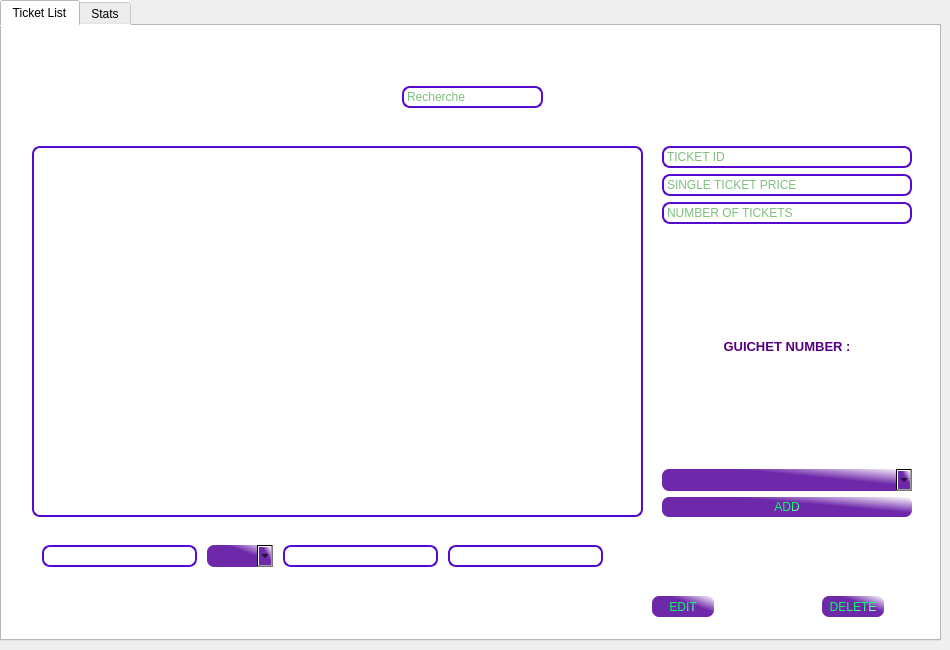
   <widget class="QWidget" name="page_21">
    <widget class="QTabWidget" name="tabWidget_9">
     <property name="geometry">
      <rect>
       <x>0</x>
       <y>0</y>
       <width>941</width>
       <height>641</height>
      </rect>
     </property>
     <property name="styleSheet">
      <string notr="true">background-color: rgb(255, 255, 255);</string>
     </property>
     <property name="currentIndex">
      <number>0</number>
     </property>
     <widget class="QWidget" name="tab_17">
      <attribute name="title">
       <string>Ticket List</string>
      </attribute>
      <widget class="QStackedWidget" name="user_management_stacked_4">
       <property name="geometry">
        <rect>
         <x>0</x>
         <y>10</y>
         <width>711</width>
         <height>521</height>
        </rect>
       </property>
       <property name="styleSheet">
        <string notr="true"/>
       </property>
       <property name="currentIndex">
        <number>0</number>
       </property>
       <widget class="QWidget" name="page_22">
        <widget class="QTableView" name="ticketList_3">
         <property name="geometry">
          <rect>
           <x>30</x>
           <y>110</y>
           <width>611</width>
           <height>371</height>
          </rect>
         </property>
         <property name="styleSheet">
          <string notr="true">QTableView {
	font: 8pt &quot;Times New Roman&quot;;
padding: 1px;
border-style: solid;
border: 2px solid rgb(85,10,205);
border-radius: 8px;
}</string>
         </property>
        </widget>
        <widget class="QLineEdit" name="t_recherche_4">
         <property name="geometry">
          <rect>
           <x>400</x>
           <y>50</y>
           <width>141</width>
           <height>22</height>
          </rect>
         </property>
         <property name="styleSheet">
          <string notr="true">QLineEdit {
	font: 8pt &quot;Times New Roman&quot;;
padding: 1px;
border-style: solid;
border: 2px solid rgb(85,10,205);
border-radius: 8px;
font-color:green;
 background-color:white;
color:green;
}

QLineEdit:focus
{
  border-color:rgb(200,50,10);
}</string>
         </property>
         <property name="placeholderText">
          <string>Recherche</string>
         </property>
        </widget>
       </widget>
      </widget>
      <widget class="QPushButton" name="t_edit_3">
       <property name="geometry">
        <rect>
         <x>650</x>
         <y>570</y>
         <width>62</width>
         <height>21</height>
        </rect>
       </property>
       <property name="styleSheet">
        <string notr="true">QPushButton

 {
      border-style: groove;
      border-radius: 7;
      padding: 3px;

     color: qlineargradient(spread:pad, x1:0.439, y1:0.5, x2:1, y2:1, stop:0.134783 rgba(0, 255, 94, 255), stop:1 rgba(255, 255, 255, 255));

  background-color: qlineargradient(spread:pad, x1:0.565, y1:0.386364, x2:1, y2:0, stop:0.0869565 rgba(110, 40, 170, 255), stop:1 rgba(255, 255, 255, 255));
   
  font: 75 8pt &quot;Arial Narrow&quot;;
  }


QPushButton:focus

 {

  
    background-color: qlineargradient(spread:pad, x1:0, y1:0, x2:1, y2:1, stop:0.491304 rgba(255, 0, 0, 255), stop:1 rgba(255, 255, 255, 255));
 }

QPushButton:hover

 {
    background-color: qlineargradient(spread:pad, x1:0, y1:0, x2:1, y2:1, stop:0.491304 rgba(255, 0, 0, 255), stop:1 rgba(255, 255, 255, 255));

 }</string>
       </property>
       <property name="text">
        <string>EDIT</string>
       </property>
      </widget>
      <widget class="QPushButton" name="t_delete_3">
       <property name="geometry">
        <rect>
         <x>820</x>
         <y>570</y>
         <width>62</width>
         <height>21</height>
        </rect>
       </property>
       <property name="styleSheet">
        <string notr="true">QPushButton

 {
      border-style: groove;
      border-radius: 7;
      padding: 3px;

     color: qlineargradient(spread:pad, x1:0.439, y1:0.5, x2:1, y2:1, stop:0.134783 rgba(0, 255, 94, 255), stop:1 rgba(255, 255, 255, 255));

  background-color: qlineargradient(spread:pad, x1:0.565, y1:0.386364, x2:1, y2:0, stop:0.0869565 rgba(110, 40, 170, 255), stop:1 rgba(255, 255, 255, 255));
   
  font: 75 8pt &quot;Arial Narrow&quot;;
  }


QPushButton:focus

 {

  
    background-color: qlineargradient(spread:pad, x1:0, y1:0, x2:1, y2:1, stop:0.491304 rgba(255, 0, 0, 255), stop:1 rgba(255, 255, 255, 255));
 }

QPushButton:hover

 {
    background-color: qlineargradient(spread:pad, x1:0, y1:0, x2:1, y2:1, stop:0.491304 rgba(255, 0, 0, 255), stop:1 rgba(255, 255, 255, 255));

 }</string>
       </property>
       <property name="text">
        <string>DELETE</string>
       </property>
      </widget>
      <widget class="QWidget" name="verticalLayoutWidget_9">
       <property name="geometry">
        <rect>
         <x>660</x>
         <y>120</y>
         <width>250</width>
         <height>371</height>
        </rect>
       </property>
       <layout class="QVBoxLayout" name="verticalLayout_9">
        <item>
         <widget class="QLineEdit" name="t_id_add_3">
          <property name="styleSheet">
           <string notr="true">QLineEdit {
	font: 8pt &quot;Times New Roman&quot;;
padding: 1px;
border-style: solid;
border: 2px solid rgb(85,10,205);
border-radius: 8px;
font-color:green;
 background-color:white;
color:green;
}

QLineEdit:focus
{
  border-color:rgb(200,50,10);
}</string>
          </property>
          <property name="placeholderText">
           <string>TICKET ID</string>
          </property>
         </widget>
        </item>
        <item>
         <widget class="QLineEdit" name="t_prix_add_3">
          <property name="styleSheet">
           <string notr="true">QLineEdit {
	font: 8pt &quot;Times New Roman&quot;;
padding: 1px;
border-style: solid;
border: 2px solid rgb(85,10,205);
border-radius: 8px;
font-color:green;
 background-color:white;
color:green;
}

QLineEdit:focus
{
  border-color:rgb(200,50,10);
}</string>
          </property>
          <property name="echoMode">
           <enum>QLineEdit::Normal</enum>
          </property>
          <property name="placeholderText">
           <string>SINGLE TICKET PRICE</string>
          </property>
         </widget>
        </item>
        <item>
         <widget class="QLineEdit" name="t_quantite_add_3">
          <property name="styleSheet">
           <string notr="true">QLineEdit {
	font: 8pt &quot;Times New Roman&quot;;
padding: 1px;
border-style: solid;
border: 2px solid rgb(85,10,205);
border-radius: 8px;
font-color:green;
 background-color:white;
color:green;
}

QLineEdit:focus
{
  border-color:rgb(200,50,10);
}</string>
          </property>
          <property name="placeholderText">
           <string>NUMBER OF TICKETS </string>
          </property>
         </widget>
        </item>
        <item>
         <widget class="QLabel" name="label_24">
          <property name="text">
           <string>&lt;html&gt;&lt;head/&gt;&lt;body&gt;&lt;p align=&quot;center&quot;&gt;&lt;span style=&quot; font-size:10pt; font-weight:600; color:#55007f;&quot;&gt;GUICHET NUMBER :&lt;/span&gt;&lt;/p&gt;&lt;/body&gt;&lt;/html&gt;</string>
          </property>
         </widget>
        </item>
        <item>
         <widget class="QComboBox" name="t_guichet_id_add_3">
          <property name="layoutDirection">
           <enum>Qt::LeftToRight</enum>
          </property>
          <property name="autoFillBackground">
           <bool>false</bool>
          </property>
          <property name="styleSheet">
           <string notr="true">

QComboBox
{
 border-style: groove;
      border-radius: 7;
      padding: 3px;
     color: qlineargradient(spread:pad, x1:0.439, y1:0.5, x2:1, y2:1, stop:0.134783 rgba(0, 255, 94, 255), stop:1 rgba(255, 255, 255, 255));
background-color: qlineargradient(spread:pad, x1:0.565, y1:0.386364, x2:1, y2:0, stop:0.0869565 rgba(110, 40, 170, 255), stop:1 rgba(255, 255, 255, 255));
}


  
   



</string>
          </property>
          <property name="currentIndex">
           <number>-1</number>
          </property>
         </widget>
        </item>
        <item>
         <widget class="QPushButton" name="t_add_3">
          <property name="styleSheet">
           <string notr="true">QPushButton

 {
      border-style: groove;
      border-radius: 7;
      padding: 3px;

     color: qlineargradient(spread:pad, x1:0.439, y1:0.5, x2:1, y2:1, stop:0.134783 rgba(0, 255, 94, 255), stop:1 rgba(255, 255, 255, 255));

  background-color: qlineargradient(spread:pad, x1:0.565, y1:0.386364, x2:1, y2:0, stop:0.0869565 rgba(110, 40, 170, 255), stop:1 rgba(255, 255, 255, 255));
   
  font: 75 8pt &quot;Arial Narrow&quot;;
  }


QPushButton:focus

 {

  
    background-color: qlineargradient(spread:pad, x1:0, y1:0, x2:1, y2:1, stop:0.491304 rgba(255, 0, 0, 255), stop:1 rgba(255, 255, 255, 255));
 }

QPushButton:hover

 {
    background-color: qlineargradient(spread:pad, x1:0, y1:0, x2:1, y2:1, stop:0.491304 rgba(255, 0, 0, 255), stop:1 rgba(255, 255, 255, 255));

 }</string>
          </property>
          <property name="text">
           <string>ADD</string>
          </property>
         </widget>
        </item>
       </layout>
      </widget>
      <widget class="QWidget" name="horizontalLayoutWidget_8">
       <property name="geometry">
        <rect>
         <x>40</x>
         <y>510</y>
         <width>561</width>
         <height>41</height>
        </rect>
       </property>
       <layout class="QHBoxLayout" name="horizontalLayout_9">
        <property name="spacing">
         <number>10</number>
        </property>
        <item>
         <widget class="QLineEdit" name="t_id_e_3">
          <property name="styleSheet">
           <string notr="true">QLineEdit {
	font: 8pt &quot;Times New Roman&quot;;
padding: 1px;
border-style: solid;
border: 2px solid rgb(85,10,205);
border-radius: 8px;
font-color:green;
 background-color:white;
color:green;
}

QLineEdit:focus
{
  border-color:rgb(200,50,10);
}</string>
          </property>
         </widget>
        </item>
        <item>
         <widget class="QComboBox" name="t_guichet_id_e_3">
          <property name="styleSheet">
           <string notr="true">

QComboBox
{
 border-style: groove;
      border-radius: 7;
      padding: 3px;
     color: qlineargradient(spread:pad, x1:0.439, y1:0.5, x2:1, y2:1, stop:0.134783 rgba(0, 255, 94, 255), stop:1 rgba(255, 255, 255, 255));
background-color: qlineargradient(spread:pad, x1:0.565, y1:0.386364, x2:1, y2:0, stop:0.0869565 rgba(110, 40, 170, 255), stop:1 rgba(255, 255, 255, 255));
}


  
   



</string>
          </property>
         </widget>
        </item>
        <item>
         <widget class="QLineEdit" name="t_prix_e_3">
          <property name="styleSheet">
           <string notr="true">QLineEdit {
	font: 8pt &quot;Times New Roman&quot;;
padding: 1px;
border-style: solid;
border: 2px solid rgb(85,10,205);
border-radius: 8px;
font-color:green;
 background-color:white;
color:green;
}

QLineEdit:focus
{
  border-color:rgb(200,50,10);
}</string>
          </property>
         </widget>
        </item>
        <item>
         <widget class="QLineEdit" name="t_quantite_e_3">
          <property name="styleSheet">
           <string notr="true">QLineEdit {
	font: 8pt &quot;Times New Roman&quot;;
padding: 1px;
border-style: solid;
border: 2px solid rgb(85,10,205);
border-radius: 8px;
font-color:green;
 background-color:white;
color:green;
}

QLineEdit:focus
{
  border-color:rgb(200,50,10);
}</string>
          </property>
         </widget>
        </item>
       </layout>
      </widget>
     </widget>
     <widget class="QWidget" name="tab_18">
      <attribute name="title">
       <string>Stats</string>
      </attribute>
     </widget>
    </widget>
   </widget>
